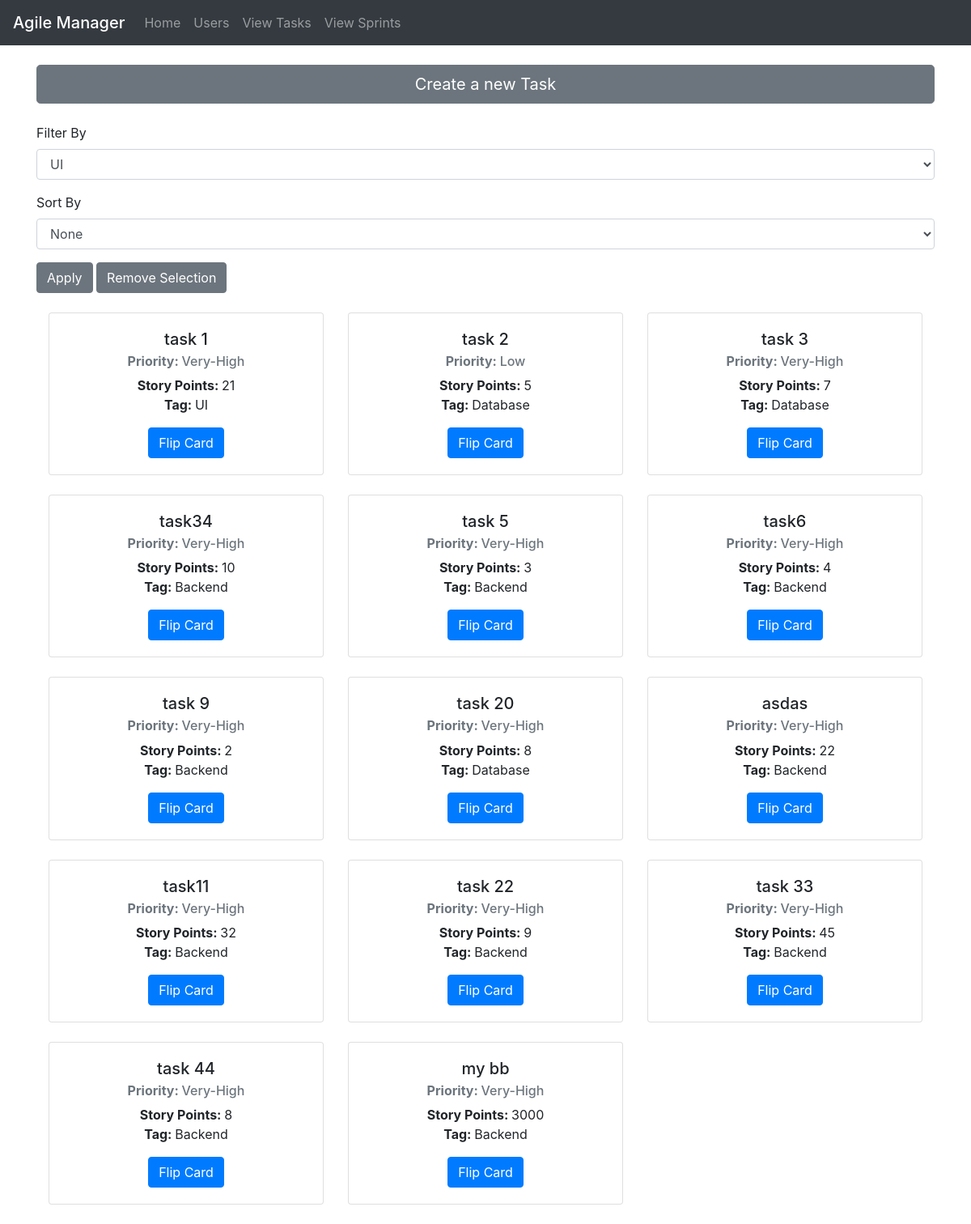
The page /tasks on the database its author committed.
### website/models.py (models this page shows)
class Task(db.Model):
    id = db.Column(db.Integer, primary_key=True)
    name = db.Column(db.String(150))
    type = db.Column(db.String(150))
    storyPoint = db.Column(db.Integer)
    tag = db.Column(db.String(150))
    priority = db.Column(db.String(150))
    status = db.Column(db.String(150), default = 'Not Started')
    total_time = db.Column(db.Integer, default = 0)
    assignee = db.Column(db.Integer, db.ForeignKey('user.id'), nullable=True)
    description = db.Column(db.String(10000))
    sprint_id = db.Column(db.Integer, db.ForeignKey('sprint.id'), nullable=True)
    time_taken = db.Column(db.Float,  default = 0)
    is_added = db.Column(db.Boolean, default = False)

### website/views.py (the view, shortened to what this page needs)
@views.route('/tasks', methods = ['GET', 'POST'])
def tasks():
    db.create_all()
    all_tasks = Task.query.all()
    sorted_tasks = []
    filtered_tasks = []
    return render_template("tasks.html", tasks = all_tasks)

### website/templates/tasks.html (shortened to what this page needs)
{% extends "base.html" %} {% block title %}Tasks{% endblock %}
{% block content%}
<br/>
<a href = "create-task" type="button" class="btn btn-secondary btn-lg btn-block">Create a new Task</a>
<br/>
  <form method="POST">
      <div class="form-group">
        <label for="tag">Filter By</label>
        <select class="form-control" name = "tag" id="tag">
          {% if tasks|length != 0 %}
          <option value = "UI" {% if "UI" == tasks[0].tag %} selected {% endif %}>UI</option>
          {% else %}
          <option value = "Backend">Backend</option>
          <option value = "Frontend">Frontend</option>
          <option value = "UI">UI</option>
          <option value = "Database">Database</option>
          <option value = "Testing">Testing</option>
          {% endif %}
        </select>
      </div>
      <div class="form-group">
        <label for="sort">Sort By</label>
        <select class="form-control" name = "sort" id="sort">
          <option value = "None">None</option>
        </select>
      </div>
      <button type="submit" class="btn btn-secondary">Apply</button>
      <a href = '/tasks' type="button" class="btn btn-secondary">Remove Selection</a>
  </form>
  <br/>
<div class="container text-center">
    <div class="row">
      {% for task in tasks %}
        <div class="col-sm-4 mb-4" margin-bottom: 10px >
          <div class="card">
              <div class="card-body">
                <h5 class="card-title"> {{ task.name }} </h5>
                <h6 class="card-subtitle mb-2 text-muted"><strong>Priority: </strong>{{ task.priority }}</h6>
                <p class="card-text"><strong>Story Points: </strong>{{ task.storyPoint }}<br><strong>Tag: </strong>{{ task.tag }}</p>
                <button type="button" class="btn btn-primary" data-toggle="modal" data-target="#myModal{{task.id}}" class="bi bi-arrow-repeat">
                  Flip Card
                </button>
              </div>
          </div>
        </div>
        {% endfor %}
    </div>
  </div>
{% endblock %}

### website/templates/base.html (shortened to what this page needs)
<!DOCTYPE html>
<html lang="en">
    <head>
        <link
        rel="stylesheet"
        href="https://stackpath.bootstrapcdn.com/bootstrap/4.4.1/css/bootstrap.min.css"
        />
        <link
        rel="stylesheet"
        href="https://stackpath.bootstrapcdn.com/font-awesome/4.7.0/css/font-awesome.min.css"
        />
    </head>
    <body>
        <nav class="navbar navbar-expand-lg navbar-dark bg-dark">
            <span class="navbar-brand mb-0 h1">Agile Manager</span>
            <div class="collapse navbar-collapse" id="navbar">
                <div class="navbar-nav">
                <a class="nav-item nav-link" id="home" href="/">Home</a>
                <a class="nav-item nav-link" id="users" href="/users">Users</a>
                <a class="nav-item nav-link" id="tasks" href="/tasks">View Tasks</a>
                <a class="nav-item nav-link" id="sprints" href="/sprints">View Sprints</a>
                </div>
            </div>
        </nav>
        <div class="container">{% block content %} {% endblock %}</div>
    </body>
</html>

### rows shown on the page
Task: tag "UI", name "task 1", priority "Very-High", storyPoint "21"
Task: name "task 2", priority "Low", storyPoint "5", tag "Database"
Task: name "task 3", priority "Very-High", storyPoint "7", tag "Database"
Task: name "task34", priority "Very-High", storyPoint "10", tag "Backend"
Task: name "task 5", priority "Very-High", storyPoint "3", tag "Backend"
Task: name "task6", priority "Very-High", storyPoint "4", tag "Backend"
Task: name "task 9", priority "Very-High", storyPoint "2", tag "Backend"
Task: name "task 20", priority "Very-High", storyPoint "8", tag "Database"
Task: name "asdas", priority "Very-High", storyPoint "22", tag "Backend"
Task: name "task11", priority "Very-High", storyPoint "32", tag "Backend"
Task: name "task 22", priority "Very-High", storyPoint "9", tag "Backend"
Task: name "task 33", priority "Very-High", storyPoint "45", tag "Backend"
Task: name "task 44", priority "Very-High", storyPoint "8", tag "Backend"
Task: name "my bb", priority "Very-High", storyPoint "3000", tag "Backend"
